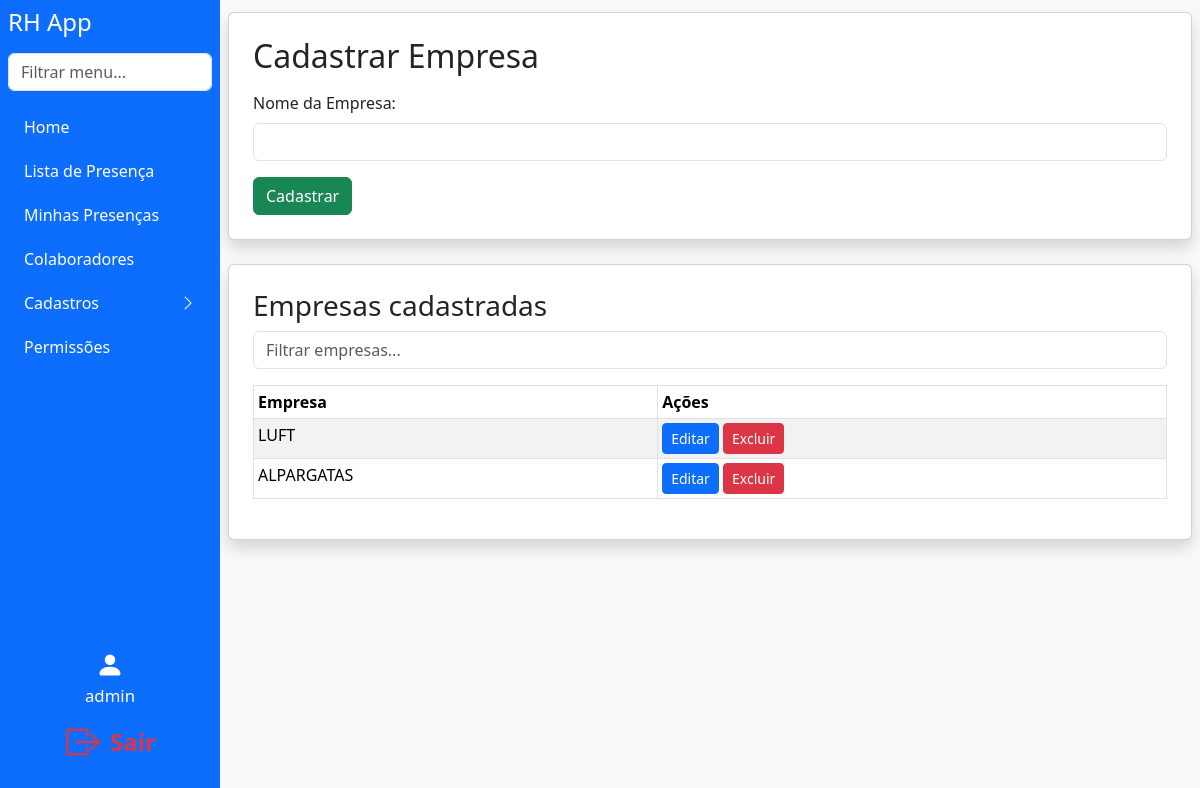
Page /register_company (signed in) on the committed database.
### models.py (models this page shows)
class User(db.Model):
    id = db.Column(db.Integer, primary_key=True)
    username = db.Column(db.String(150), unique=True, nullable=False)
    password = db.Column(db.String(150), nullable=False)
    company_id = db.Column(db.Integer, db.ForeignKey('company.id'), nullable=True)
    role = db.Column(db.String(50), nullable=False, default='user')
    all_companies = db.Column(db.Boolean, default=False)
    setor = db.Column(db.String(100), nullable=True)
    turno = db.Column(db.String(50), nullable=True)
    all_setores = db.Column(db.Boolean, default=False)
    all_turnos = db.Column(db.Boolean, default=False)
    setor_id = db.Column(db.Integer, db.ForeignKey('setor.id'))
    setor = db.relationship('Setor')

class Company(db.Model):
    id = db.Column(db.Integer, primary_key=True)
    name = db.Column(db.String(150), unique=True, nullable=False)
    users = db.relationship('User', backref='company', lazy=True)

### app.py (the view, shortened to what this page needs)
@app.route('/register_company', methods=['GET', 'POST'])
def register_company():
    if g.user is None:
        return redirect(url_for('login'))
    if not has_permission(g.user, 'can_access_register_company'):
        flash('Sem acesso. Entre em contato: analiseoperacional.extrema@luftsolutions.com.br')
        return redirect(url_for('index'))
    companies = Company.query.all()
    return render_template('register_company.html', user=g.user, companies=companies)

### app.py (called while the page is built)
@app.before_request
def load_logged_in_user():
    user_id = session.get('user_id')
    g.user = None
    if user_id is not None:
        g.user = User.query.get(user_id)

def has_permission(user, perm_field):
    if user.role == 'master' or user.username == MASTER_USER:
        return True
    perm = Permission.query.filter_by(role=user.role).first()
    return getattr(perm, perm_field, False) if perm else False

### templates/register_company.html (shortened to what this page needs)
<!DOCTYPE html>
<html lang="pt-br">
<head>
    <link href="https://cdn.jsdelivr.net/npm/bootstrap@5.3.3/dist/css/bootstrap.min.css" rel="stylesheet">
</head>
<body class="bg-light">
    {% extends "navbar.html" %}
    {% block content %}
    <div class="card shadow p-4 mb-4">
        <div class="d-flex justify-content-between align-items-center mb-3">
            <h2 class="mb-0">Cadastrar Empresa</h2>
        </div>
        <form method="POST">
            <div class="mb-3">
                <label for="empresa" class="form-label">Nome da Empresa:</label>
                <input type="text" id="empresa" name="empresa" class="form-control" required>
            </div>
            <button type="submit" class="btn btn-success">Cadastrar</button>
        </form>
    </div>
    <div class="card shadow p-4 mb-4">
        <h3>Empresas cadastradas</h3>
        <div class="mb-3">
            <input type="text" class="form-control" id="filtroEmpresa" placeholder="Filtrar empresas...">
        </div>
        <div class="table-responsive">
            <table class="table table-striped table-bordered table-sm" id="tabelaEmpresas">
                <thead>
                    <tr>
                        <th>Empresa</th>
                        <th>Ações</th>
                    </tr>
                </thead>
                <tbody>
                    {% for c in companies %}
                    <tr>
                        <td>{{ c.name }}</td>
                        <td>
                            <a href="{{ url_for('edit_company', company_id=c.id) }}" class="btn btn-sm btn-primary">Editar</a>
                            <a href="{{ url_for('delete_company', company_id=c.id) }}" class="btn btn-sm btn-danger" onclick="return confirm('Tem certeza?')">Excluir</a>
                        </td>
                    </tr>
                    {% endfor %}
                </tbody>
            </table>
        </div>
    </div>
    {% endblock %}

### templates/navbar.html (shortened to what this page needs)
<div class="d-flex">
  <nav class="sidebar bg-primary text-white p-2 d-flex flex-column"
       style="width: 220px; min-width: 220px; max-width: 220px; height: 100vh; position: fixed; left: 0; top: 0; bottom: 0; z-index: 1040; overflow-y: auto;">
    <h4 class="mb-3">RH App</h4>
    <input class="form-control mb-3" type="text" id="menuSearch" placeholder="Filtrar menu...">
    <ul class="nav flex-column" id="sidebarMenu">
      {% if user and has_permission(user, 'can_access_index') %}
      <li class="nav-item mb-1">
        <a class="nav-link text-white" href="{{ url_for('index') }}">Home</a>
      </li>
      {% endif %}
      {% if user and has_permission(user, 'can_access_lista_presenca') %}
      <li class="nav-item mb-1">
        <a class="nav-link text-white" href="{{ url_for('lista_presenca') }}">Lista de Presença</a>
      </li>
      <li class="nav-item mb-1">
        <a class="nav-link text-white" href="{{ url_for('minhas_presencas') }}">Minhas Presenças</a>
      </li>
      {% endif %}
      {% if user and has_permission(user, 'can_access_colaboradores') %}
      <li class="nav-item mb-1">
        <a class="nav-link text-white" href="{{ url_for('colaboradores') }}">Colaboradores</a>
      </li>
      {% endif %}
      {% set pode_cadastro = (
        has_permission(user, 'can_access_register_person') or
        has_permission(user, 'can_access_register_company') or
        has_permission(user, 'can_access_register_sector')
      ) %}
      {% if user and pode_cadastro %}
      <li class="nav-item mb-1">
        <a class="nav-link text-white d-flex justify-content-between align-items-center"
           data-bs-toggle="collapse"
           href="#cadastrosCollapse"
           role="button"
           aria-expanded="false"
           aria-controls="cadastrosCollapse"
           id="cadastrosToggle">
          Cadastros
          <span id="cadastrosIcon" class="bi bi-chevron-right"></span>
        </a>
      </li>
      {% endif %}
      {% if user and (user.role == 'admin' or user.role == 'master' or user.username == 'luftsolutions.extrema') %}
      <li class="nav-item mb-1">
        <a class="nav-link text-white" href="{{ url_for('permissions') }}">Permissões</a>
      </li>
      {% endif %}
    </ul>
    <div class="mt-auto d-flex flex-column justify-content-end align-items-center"
         style="height: 180px; width: 100%; padding-bottom: 24px;">
      {% if user %}
        <div class="mb-2 w-100 d-flex align-items-center justify-content-center flex-column">
          <span class="mb-1" style="font-size: 1.1rem;">
            <svg xmlns="http://www.w3.org/2000/svg" width="28" height="28" fill="#fff" class="bi bi-person-fill" viewBox="0 0 16 16" style="vertical-align:middle;">
              <path d="M3 14s-1 0-1-1 1-4 6-4 6 3 6 4-1 1-1 1H3zm5-6a3 3 0 1 0 0-6 3 3 0 0 0 0 6z"/>
            </svg>
          </span>
          <span style="font-size: 1.05rem;">{{ user.username }}</span>
        </div>
        <a href="{{ url_for('logout') }}" title="Sair"
           class="btn btn-lg w-100 d-flex align-items-center justify-content-center"
           style="background: none; border: none; color: #dc3545; font-size: 1.5rem;">
          <span style="color:#dc3545; font-weight:600;">Sair</span>
        </a>
      {% endif %}
    </div>
  </nav>
  <div class="flex-grow-1" style="min-height: 100vh; padding: 12px 8px 8px 8px; margin-left: 220px;">
    {% block content %}{% endblock %}
  </div>
</div>
<link rel="stylesheet" href="https://cdn.jsdelivr.net/npm/bootstrap-icons@1.11.3/font/bootstrap-icons.min.css">

### rows in the picture
User: username "admin"
Company: name "LUFT"
Company: name "ALPARGATAS"
